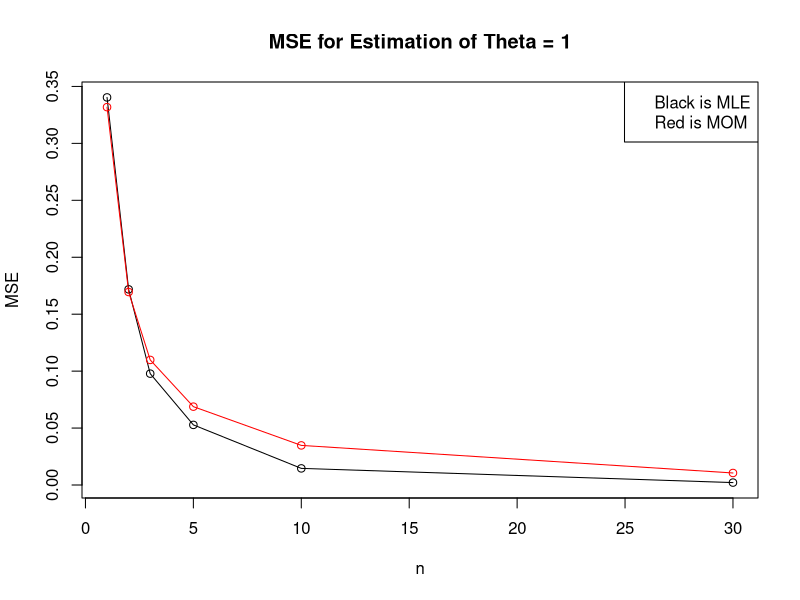
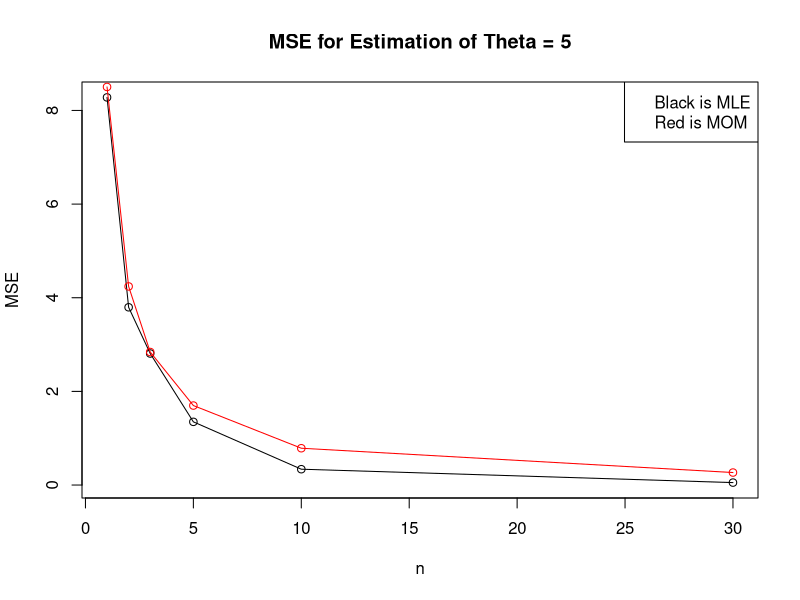
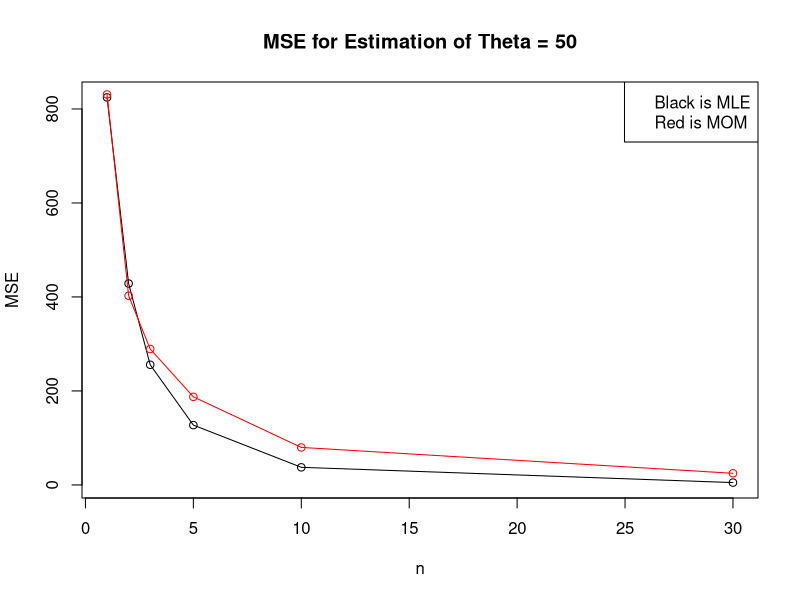
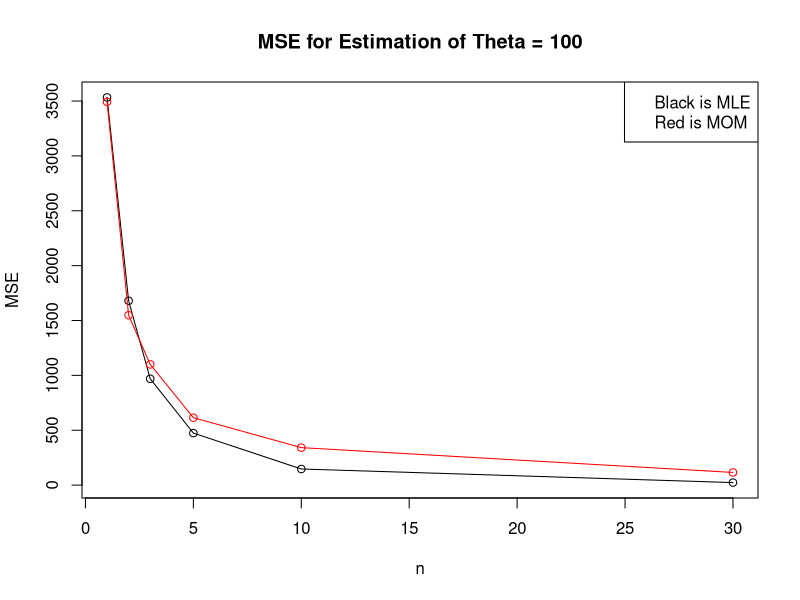

Here is the R script that generated these plots, in order:
## ---- chunk 1
# 1 -> Paramter Estimation and Errors

# 1b, 1c

estimate <- function(n, theta)
{
  # randomly sample from U(0, theta) n times, we use the same sample for theta1 and theta2
  random_sample <- runif(n, 0, theta)
  # theta 1 is simply the max value we generate from the random sample
  Theta1 <- max(random_sample)
  # theta 2 is the mean of the sample * 2. it is consistent.
  Theta2 <- 2 * mean(random_sample)
  # return the estimates in list
  return(c(Theta1, Theta2))
}

# Iterating through theta values and sample sizes and generating MLE/MOM
# Theta1 is the MLE, Theta2 is the MOM

#store the given theta values that we must look at
theta_values = c(1, 5, 50, 100)

#iterate on all the given values of n
n_values <- c(1, 2, 3, 5, 10, 30)

#replicate 1000 times
replication = 1000

# we iterate through every given theta value and generate a graph using the MSE
for(theta in theta_values)
{
  #make a dataframe using the current n_value, error1, and error2
  mse <- data.frame(n_value = numeric(), error1 = numeric(), error2 = numeric())

  #iterate on all sizes of n
  for(n in n_values)
  {
    #make estimate with replication
    curr_estimate <- replicate(replication, estimate(n, theta))
    squared_error <- (theta - curr_estimate) ^ 2
    #average the theta1 and theta2 to get the mse's
    mse_theta1 <- mean(squared_error[1, ])
    mse_theta2 <- mean(squared_error[2, ])
    #current dataframe involves the current n value and the two estimates (means)
    current_values = data.frame(n_value = n, error1 = mse_theta1, error2 = mse_theta2)
    #append to the overall data frame
    mse <- rbind(mse, current_values)
  }
  
  #plot the MSE for the MLE approach (theta1)
  graph_title = paste("MSE for Estimation of Theta", theta, sep = " = ")
  plot(mse$n_value, mse$error1, xlab = "n", ylab = "MSE", type = "o", main = graph_title)
  # plot for the MOM approach (theta2)
  points(mse$n_value, mse$error2, type = "o", col = "red")
  #legend for understanding difference between the approaches
  legend_rows = c("Black is MLE", "Red is MOM")
  legend(x="topright", legend = legend_rows)
}

# 2b
data = c(21.72, 14.65, 50.42, 28.78, 11.23)

# n / sum(log(X))
length(data) / sum(log(data))

# 2c

# -(n ln theta  - (theta + 1) sum(ln(X)))
neg_log_likelihood = function(theta, X) { 
    -(length(X) * log(theta) - (theta + 1) * sum(log(X)))
}

ml = optim(par=c(3), fn=neg_log_likelihood, method="L-BFGS-B", lower=0.1, X=data, hessian=TRUE)

# Max Likelikhood Estimate

ml$par

# 2d

# Standard Error
std_error = sqrt(diag(solve(ml$hessian)))
std_error

# Confidence Interval

prob = 1 - (1 - 0.95) / 2

q = qnorm(prob)

c(ml$par - std_error * q, ml$par + std_error * q)
